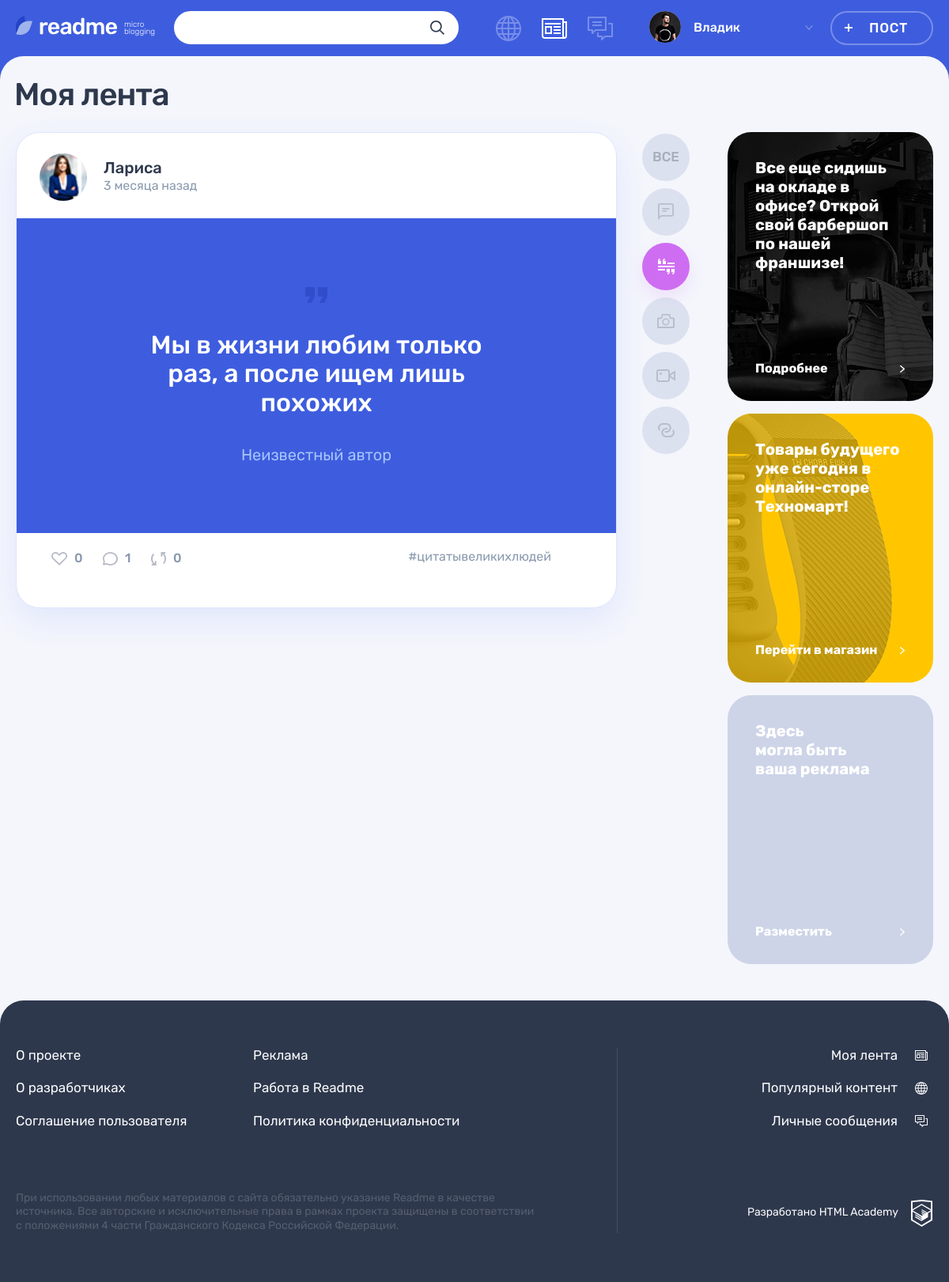
/feed.php?type_id=2 (signed in), run on the app's committed database.
### tables this page shows
CREATE TABLE post
(
  id                INT AUTO_INCREMENT PRIMARY KEY,
  create_dt         DATETIME DEFAULT CURRENT_TIMESTAMP,
  post_header       VARCHAR(128) COMMENT 'заголовок поста',
  text_content      TEXT,
  quote_origin      VARCHAR(128) COMMENT 'автор/источник цитаты',
  photo_content     VARCHAR(255),
  video_content     VARCHAR(255) COMMENT 'ссылка на видео на YouTube',
  link_text_content VARCHAR(255) COMMENT 'ссылка на сторонний ресурс',
  view_count        INT      DEFAULT 0 COMMENT 'кол-во просмотров',
  user_id           INT,
  is_repost         TINYINT  DEFAULT 0 COMMENT 'является ли репостом',
  origin_post_id    INT COMMENT 'ссылка на оригинальный пост при репосте',
  content_type_id   TINYINT,
  FOREIGN KEY (user_id) REFERENCES user (id),
  FOREIGN KEY (content_type_id) REFERENCES content_type (id),
  INDEX (user_id) COMMENT 'индекс для поиска по пользователям',
  INDEX (content_type_id) COMMENT 'индекс для поиска по типу',
  INDEX (view_count) COMMENT 'индекс для поиска по просмотрам',
  INDEX (is_repost) COMMENT 'индекс для поиска по репостам'
) COMMENT 'таблица постов';

CREATE TABLE user
(
  id            INT AUTO_INCREMENT PRIMARY KEY,
  user_reg_dt   DATETIME DEFAULT CURRENT_TIMESTAMP,
  user_email    VARCHAR(128) NOT NULL UNIQUE,
  user_name     VARCHAR(64)  NOT NULL COMMENT 'имя пользователя',
  user_password CHAR(255)    NOT NULL,
  user_avatar   VARCHAR(255)
) COMMENT 'таблица зарегистрированных пользователей';

### helpers.php (called while the page is built, shortened)
<?php
function get_noun_plural_form(int $number, string $one, string $two, string $many): string
{
    $number = (int)$number;
    $mod10 = $number % 10;
    $mod100 = $number % 100;
    switch (true) {
        case ($mod10 >= 2 && $mod10 <= 4):
            return $two;
    }
}
function include_template($name, array $data = [])
{
    $name = 'templates/' . $name;
    extract($data);
    require $name;
    $result = ob_get_clean();
    return $result;
}

### templates/feed_template.php (the view, shortened to what this page needs)
<main class="page__main page__main--feed">
    <div class="container">
        <h1 class="page__title page__title--feed">Моя лента</h1>
    </div>
    <div class="page__main-wrapper container">
        <section class="feed">
            <div class="feed__main-wrapper">
                <div class="feed__wrapper">
    <?php foreach ($posts as $post):
              $type_val = $_SESSION['ct_types'][$post['content_type_id']]['type_val'];
              $post_link = 'post.php?post_id=' . $post['id'];  ?>
                    <article class="feed__post post post-<?= $type_val; ?>">
                        <header class="post__header post__author">
                            <a class="post__author-link" href="profile.php?user_id=<?= $post['user_id']; ?>" title="Автор">
                                <div class="post__avatar-wrapper">
                    <?php if ($post['user_avatar']) : ?>
                                    <img class="post__author-avatar" src="<?= UPLOAD_PATH . $post['user_avatar']; ?>" alt="Аватар пользователя" width="60" height="60">
                    <?php else: ?>
                                    <svg src="img/icon-input-user.svg" width="60" height="60"></svg>
                    <?php endif; ?>
                                </div>
                                <div class="post__info">
                                    <b class="post__author-name"><?= $post['user_name']; ?></b>
                    <?php $dt = $post['create_dt'];  ?>
                                    <time class="post__time" title="<?= get_title_date($dt); ?>" datetime="<?= $dt; ?>"><?= format_date($dt); ?> назад</time>
                                </div>
                            </a>
                        </header>
                        <div class="post__main">
                  <?php switch ($type_val):
                      case 'photo': ?>
                      <?php case 'quote': ?>
                            <blockquote>
                                <p>
                                    <?= slice_string($post['text_content'], 'post.php?post_id=' . $post['id']); ?>
                                </p>
                                <cite><?= $post['quote_origin'] ?></cite>
                            </blockquote>
                      <?php break; ?>
                  <?php
                        endswitch;
                  ?>
                        </div>
                        <footer class="post__footer post__indicators">
                            <div class="post__buttons">
                                <a class="post__indicator post__indicator--likes button" href="like.php?post_id=<?= $post['id']; ?>" title="Лайк">
                                    <svg class="post__indicator-icon" width="20" height="17">
                                        <use xlink:href="#icon-heart"></use>
                                    </svg>
                                    <span><?= $post['like_count']; ?></span>
                                </a>
                                <a class="post__indicator post__indicator--comments button" href="<?= $post_link . ($post['comment_count'] ? '#comments' : ''); ?>" title="Комментарии">
                                    <svg class="post__indicator-icon" width="19" height="17">
                                        <use xlink:href="#icon-comment"></use>
                                    </svg>
                                    <span><?= $post['comment_count']; ?></span>
                                </a>
                                <a class="post__indicator post__indicator--repost button" href="repost.php?post_id=<?= $post['id']; ?>" title="Репост">
                                    <svg class="post__indicator-icon" width="19" height="17">
                                        <use xlink:href="#icon-repost"></use>
                                    </svg>
                                    <span><?= $post['repost_count']; ?></span>
                                </a>
                            </div>
                  <?php if (isset($post['hashtags'])): ?>
                            <ul class="post__tags">
                        <?php foreach ($post['hashtags'] as $hashtag):  ?>
                                <li>
                                    <a href="search.php?<?= SEARCH . '=%23' . $hashtag; ?>">
                                        <?= '#' . $hashtag; ?>
                                    </a>
                                </li>
                        <?php endforeach; ?>
                            </ul>
                  <?php endif; ?>
                        </footer>
                    </article>
    <?php endforeach; ?>
                </div>
            </div>
            <ul class="feed__filters filters">
                <li class="feed__filters-item filters__item">
                    <a class="filters__button <?= $type_id === 0 ? 'filters__button--active' : ''; ?>" href="?">
                        <span>Все</span>
                    </a>
                </li>
    <?php foreach ($_SESSION['ct_types'] as $type): ?>
                <li class="feed__filters-item filters__item">
                    <a class="filters__button filters__button--<?= $type['type_val']; ?> <?= $type_id === $type['id'] ? 'filters__button--active' : ''; ?> button" href="?type_id=<?= $type['id']; ?>">
                        <svg class="filters__icon" width="<?= $type['type_icon_width']; ?>" height="<?= $type['type_icon_height']; ?>">
                            <use xlink:href="#icon-filter-<?= $type['type_val']; ?>"></use>
                        </svg>
                    </a>
                </li>
    <?php endforeach; ?>
            </ul>
        </section>
        <aside class="promo">
            <article class="promo__block promo__block--barbershop">
                <p class="promo__text">
                    Все еще сидишь на окладе в офисе? Открой свой барбершоп по нашей франшизе!
                </p>
                <a class="promo__link" href="#">
                    Подробнее
                </a>
            </article>
            <article class="promo__block promo__block--technomart">
                <p class="promo__text">
                    Товары будущего уже сегодня в онлайн-сторе Техномарт!
                </p>
                <a class="promo__link" href="#">
                    Перейти в магазин
                </a>
            </article>
            <article class="promo__block">
                <p class="promo__text">
                    Здесь<br> могла быть<br> ваша реклама
                </p>
                <a class="promo__link" href="#">
                    Разместить
                </a>
            </article>
        </aside>
    </div>
</main>

### utils.php (shortened to what this page needs)
<?php
function slice_string($string, $link = '', $use_target_blank = false, $max_post_length = 300)
{
    $result_string = trim($string);
    return str_replace('&amp;#13;&amp;#10;', "<br>", $result_string);
}
function get_title_date($date)
{
    $date = strtotime($date);
    return date('d.m.Y H:i', $date);
}
function format_date($date)
{
    $post_date = date_create($date);
    $current_date = date_create('now');
    $diff = date_diff($current_date, $post_date);
    $result = '';
    if ($diff->invert === 0) {
        $result = 'Дата ещё не наступила!';
    } else {
        $minutes_in_hour = 60;
        $hours_in_day = 24;
        $minutes = $diff->i;
        $hours = $diff->h;
        $days = $diff->days;
        if ($days === 0) {
            if ($minutes >= $minutes_in_hour / 2) {
                $hours++;
            }
            $result = $hours ?
                $hours . ' час' . get_noun_plural_form($hours, '', 'а', 'ов')
                :
                $minutes . ' минут' . get_noun_plural_form($minutes, 'у', 'ы', '');
        } else {
            $days_in_week = 7;
            $days_in_month = 30;
            $days_in_year = 365;
            $five_weeks = 35;
            $years = $diff->y;
            if ($days < $days_in_week) {
                $result = $days . ' ' . get_noun_plural_form($days, 'день', 'дня', 'дней');
            } elseif ($days < $five_weeks) {
                $weeks = round($days / $days_in_week);
                $result = $weeks . ' недел' . get_noun_plural_form($weeks, 'ю', 'и', 'ь');
            } elseif ($days < $days_in_year) {
                $months = round($days / $days_in_month);
                $result = $months . ' месяц' . get_noun_plural_form($months, '', 'а', 'ев');
            } elseif ($years) {
                $years = ($days >= $days_in_year / 2) ? $years++ : $years;
                $result = $years . ' ' . get_noun_plural_form($years, 'год', 'года', 'лет');
            }
        }
    }
    return $result;
}
function get_data_from_db(mysqli $src_db, string $query, string $mode = 'all')
{
    $result = mysqli_query($src_db, $query);
    switch ($mode) {
        case 'all':
            $data = mysqli_fetch_all($result, MYSQLI_ASSOC);
            break;
        case 'col':
            $data = mysqli_fetch_all($result);
            $data = array_column($data, 0);
            break;
        case 'one':
            $data = mysqli_fetch_row($result)[0];
            break;
    }
    return $data;
}

### data on the page
post: user.user_avatar (picture), user.user_name "Лариса", create_dt "3 месяца", text_content "Мы в жизни любим только раз, а после ищем лишь похожих", quote_origin "Неизвестный автор", like_count "0", comment_count "1", repost_count "0", hashtag "цитатывеликихлюдей", $type['type_icon_width'] 21 (drawn)

### other printed values
$user['user_name'] "Владик"
